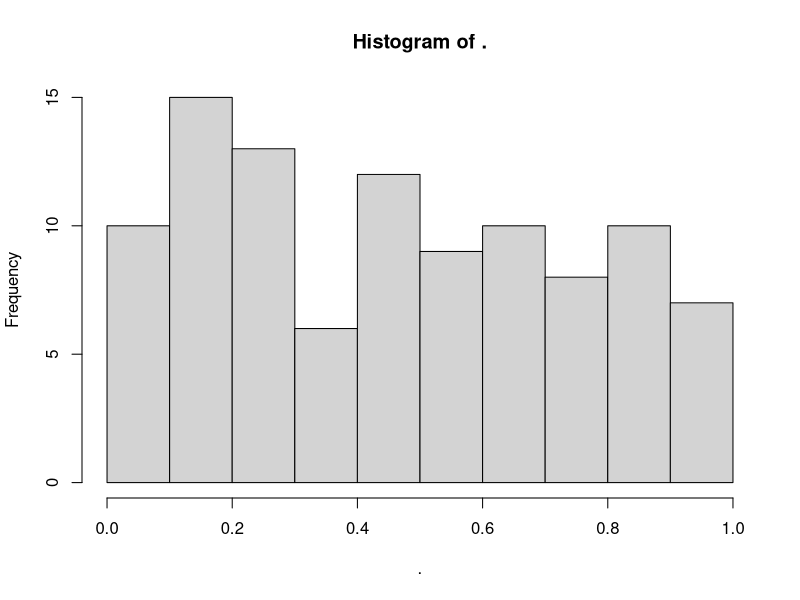

Write the R code that produced this figure. (Note: this script raises an error after producing the figure.)
## ---- chunk 1
knitr::opts_chunk$set(echo = TRUE)
## ---- chunk 2
library(tidyverse)
## ---- chunk 3
f <- as_mapper(~ . + 1)
f
f(1:3)
## ---- chunk 4
f <- as_mapper(2)
f
f(3:1)
## ---- chunk 5
f <- as_mapper(c("a", "b", "c"))
f
f(1:3)
f(c(a=4,b=3, c=1))
f(list(a=4,b=3,c=1))
f(list(a=list(b=list(c=23))))
## ---- chunk 6
f <- attr_getter("class")
f
f(mpg)
## ---- chunk 7
map(1:3, ~ runif(2))
## ---- chunk 8
map(1:3, runif(2))
## ---- chunk 9
as_mapper(runif(2))
## ---- chunk 10
df <- as_data_frame(matrix(rnorm(100),ncol=5))
df

map_dbl(df, sd)
## ---- chunk 11
columns <- map_lgl(mpg, is.numeric)
map_dbl(mpg[columns], sd)
## ---- chunk 12
mpg %>%
  summarize(across(.cols = where(is.numeric), sd ))
## ---- chunk 13
columns <- map_lgl(iris, is.factor)
map_dbl(iris[columns], nlevels)
## ---- chunk 14
trials <- map(1:100, ~ t.test(rpois(10, 10), rpois(7, 10)))

map_dbl(trials, "p.value") %>% 
  hist()
## ---- chunk 15
x <- list(
  list(1, c(3, 9)),
  list(c(3, 6), 7, c(4, 7, 6))
)

triple <- function(x) x * 3

map(x, ~ map(.x, .f= triple))

#map(x, map, .f = triple)
#> Error in .f(.x[[i]], ...): unused argument (function (.x, .f, ...)
#> {
#> .f <- as_mapper(.f, ...)
#> .Call(map_impl, environment(), ".x", ".f", "list")
#> })
## ---- chunk 16
formulas <- list(
  mpg ~ disp,
  mpg ~ I(1 / disp),
  mpg ~ disp + wt,
  mpg ~ I(1 / disp) + wt
)

map(formulas, lm, data=mtcars)
## ---- chunk 17
tib <- tibble(formulas = list(
  mpg ~ disp,
  mpg ~ I(1 / disp),
  mpg ~ disp + wt,
  mpg ~ I(1 / disp) + wt
))

tib <- tib %>% 
  mutate(lm = map(formulas, lm, mtcars))

tib %>% mutate(glance = map(lm, broom::glance)) %>% unnest(glance)

tib %>% mutate(tidy = map(lm, broom::tidy)) %>% unnest(tidy)

## ---- chunk 18
bootstrap <- function(df) {
  df[sample(nrow(df), replace = TRUE), , drop = FALSE]
}

bootstraps <- map(1:10, ~ bootstrap(mtcars))

map(bootstraps, ~ lm(mpg ~ disp, .x)) %>%
  map(summary) %>%
  map_dbl("r.squared")
## ---- chunk 19
mtcars
## ---- chunk 20
modify(mtcars, 1)
## ---- chunk 21
temp <- "./temp"
cyls <- split(mtcars, mtcars$cyl)
paths <- file.path(temp, paste0("cyl-", names(cyls), ".csv"))
walk2(cyls, paths, write.csv)
## ---- chunk 22
cyls <- split(mtcars, mtcars$cyl)
iwalk(cyls, ~ write.csv(.x, file.path(temp, paste0("cyl-", .y, ".csv"))))
## ---- chunk 23
trans <- list(
  disp = function(x) x * 0.0163871,
  am = function(x) factor(x, labels = c("auto", "manual"))
)

nm <- names(trans)
mtcars[nm] <- map2(trans, mtcars[nm], function(f, var) f(var))
## ---- chunk 24
mtcars[nm] <- map(nm, ~ trans[[.x]](mtcars[[.x]]))
## ---- chunk 25
temp <- "./temp"
cyls <- split(mtcars, mtcars$cyl)
paths <- file.path(temp, paste0("cyl-", names(cyls), ".csv"))
map2(cyls, paths, write.csv)
## ---- chunk 26
x <- c(1,2,3,NA,4,NA,5)
is.na(x)


anyNA(x)

## ---- chunk 27
simple_reduce <- function(x, f) {
  out <- x[[1]]
  for (i in seq(2, length(x))) {
    out <- f(out, x[[i]])
  }
  out
}

simple_reduce(1:10, max)

simple_reduce(1, max)
## ---- chunk 28
x <- list(1:5, 8:9, 5, c("a","b"), LETTERS, 10:12, letters)

span <- function(x, f){
  rlex <- map(x, f) %>%
    unlist() %>%
    rle()
  
  start <- NULL
  end <- NULL
  best <- 0
  for(i in 1:length(rlex$lengths)) {
    if (rlex$values[i] & (rlex$lengths[i] > best)) {
      #update
      best <- rlex$lengths[i]
      end <- sum(rlex$lengths[1:i])
      start <- end - rlex$lengths[i] + 1
    }
  }
  return(c(start, end))
}

span(x, is.character)
## ---- chunk 29
arg_max <- function(x, f) {
  x[which.max(map(x, f))]
}

arg_max(-10:5, function(x) x ^ 2)

arg_max(5:-10, function(x) x ^ 2)

## ---- chunk 30
scale01 <- function(x) {
  rng <- range(x, na.rm = TRUE)
  (x - rng[1]) / (rng[2] - rng[1])
}
## ---- chunk 31
modify_if(diamonds, is.numeric, scale01)
## ---- chunk 32
fp <- function(x, FUN) {
  abs(x-FUN(x))
}

optimize(fp, c(-10,10), function(x) x^2)
